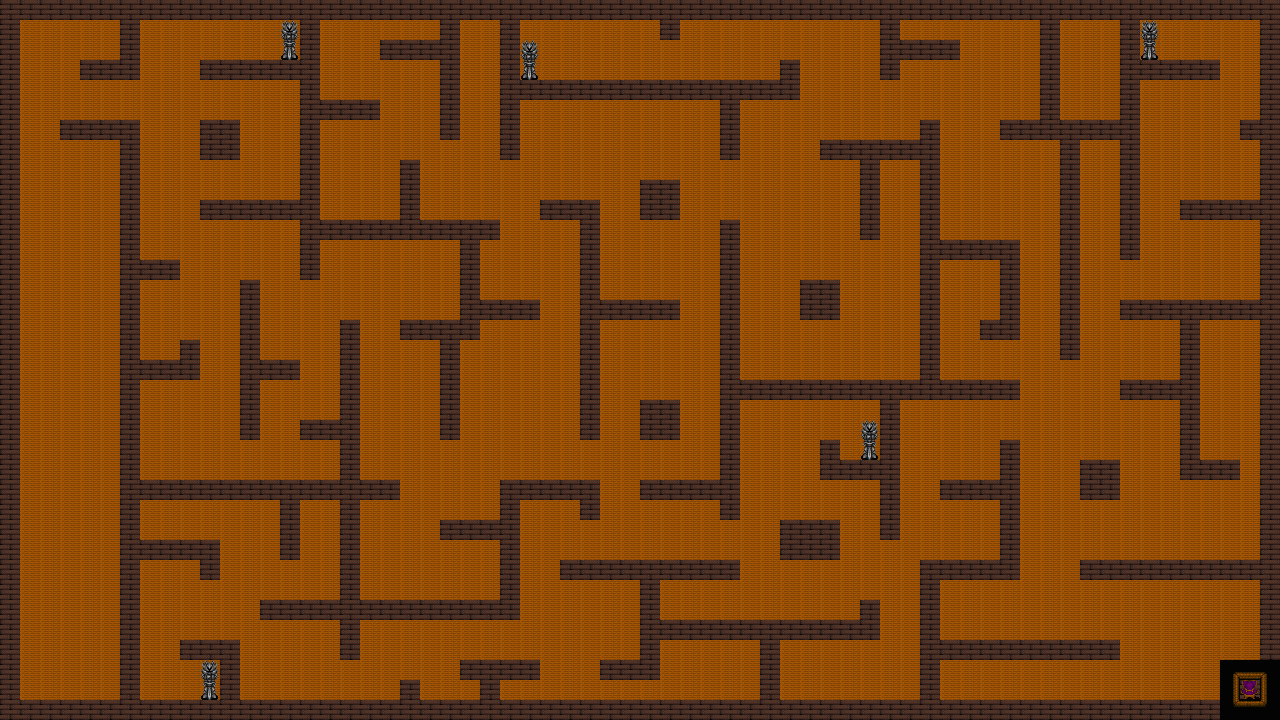

The image is a tile-based game level rendered from a .tmx file. Its description and source (layers, tilesets, objects; grid data summarised) follow:
An orthogonal 64x36 tile map with 20x20 px tiles, 4 tile layers (background, walls, statue, table) and 99 objects (92x collision, 5x statue, point d'apparition, table).

<map version="1.10" tiledversion="1.10.2" orientation="orthogonal" renderorder="right-down" width="64" height="36" tilewidth="20" tileheight="20" infinite="0" nextlayerid="7" nextobjectid="125">
 <tileset firstgid="1" source="viking.tsx" />
 <layer id="1" name="background" width="64" height="36">
  <data>[2304 cells, 2304 non-empty, 1 distinct tile ids]</data>
 </layer>
 <layer id="3" name="walls" width="64" height="36">
  <data>[2304 cells, 2268 non-empty, 4 distinct tile ids]</data>
 </layer>
 <layer id="4" name="statue" width="64" height="36">
  <data>[2304 cells, 10 non-empty, 2 distinct tile ids]</data>
 </layer>
 <layer id="5" name="table" width="64" height="36">
  <data>[2304 cells, 9 non-empty, 9 distinct tile ids]</data>
 </layer>
 <objectgroup id="6" name="objects">
  <object id="1" name="point d'apparition" x="68.6667" y="647.333">
   <point />
  </object>
  <object id="3" type="collision" x="0" y="-0.5" width="19.5" height="720" />
  <object id="7" type="collision" x="0" y="-1" width="1282" height="20" />
  <object id="9" type="collision" x="1260.5" y="18.75" width="19" height="683" />
  <object id="10" type="collision" x="1120.25" y="19.25" width="20" height="240" />
  <object id="11" type="collision" x="1040.5" y="19.75" width="19.25" height="101.25" />
  <object id="12" type="collision" x="1000" y="119.75" width="120.25" height="19.75" />
  <object id="13" type="collision" x="1060.5" y="138.75" width="19" height="221.125" />
  <object id="14" type="collision" x="1140" y="60.25" width="79.75" height="19" />
  <object id="15" type="collision" x="1240" y="119" width="20.75" height="21" />
  <object id="16" type="collision" x="1180" y="200.25" width="80.5" height="19.5" />
  <object id="17" type="collision" x="1120.25" y="300.114" width="140.5" height="19.8864" />
  <object id="18" type="collision" x="1180" y="317.157" width="19.875" height="164.937" />
  <object id="19" type="collision" x="1199.25" y="460.25" width="40" height="19.5" />
  <object id="20" type="collision" x="1120" y="380" width="59.5" height="20" />
  <object id="21" type="collision" x="1080.25" y="560.25" width="180.5" height="19.5" />
  <object id="22" type="collision" x="20" y="700" width="1259" height="20" />
  <object id="24" type="collision" x="120" y="120" width="20" height="580" />
  <object id="26" type="collision" x="60" y="120" width="60" height="20" />
  <object id="27" type="collision" x="140" y="260" width="40" height="20" />
  <object id="28" type="collision" x="140" y="360" width="60" height="20" />
  <object id="29" type="collision" x="180" y="340" width="20" height="20" />
  <object id="30" type="collision" x="240" y="280" width="20" height="160" />
  <object id="31" type="collision" x="260" y="360" width="40" height="20" />
  <object id="32" type="collision" x="140" y="480" width="260" height="20" />
  <object id="33" type="collision" x="340" y="320" width="20" height="340" />
  <object id="34" type="collision" x="300" y="420" width="40" height="20" />
  <object id="35" type="collision" x="280" y="500" width="20" height="60" />
  <object id="36" type="collision" x="140" y="540" width="80" height="20" />
  <object id="37" type="collision" x="200" y="560" width="20" height="20" />
  <object id="38" type="collision" x="220" y="640" width="20" height="60" />
  <object id="39" type="collision" x="180" y="640" width="40" height="20" />
  <object id="40" type="collision" x="260" y="600" width="260" height="20" />
  <object id="41" type="collision" x="500" y="480" width="20" height="120" />
  <object id="42" type="collision" x="440" y="520" width="60" height="20" />
  <object id="43" type="collision" x="520" y="480" width="80" height="20" />
  <object id="44" type="collision" x="580" y="500" width="20" height="20" />
  <object id="45" type="collision" x="560" y="560" width="180" height="20" />
  <object id="46" type="collision" x="400" y="680" width="20" height="20" />
  <object id="47" type="collision" x="480" y="680" width="20" height="20" />
  <object id="48" type="collision" x="460" y="660" width="80" height="20" />
  <object id="49" type="collision" x="600" y="660" width="60" height="20" />
  <object id="50" type="collision" x="640" y="580" width="20" height="80" />
  <object id="51" type="collision" x="660" y="620" width="220" height="20" />
  <object id="52" type="collision" x="860" y="600" width="20" height="20" />
  <object id="53" type="collision" x="760" y="640" width="20" height="60" />
  <object id="54" type="collision" x="920" y="560" width="20" height="140" />
  <object id="55" type="collision" x="940" y="560" width="80" height="20" />
  <object id="56" type="collision" x="1000" y="440" width="20" height="120" />
  <object id="57" type="collision" x="940" y="480" width="60" height="20" />
  <object id="58" type="collision" x="940" y="640" width="180" height="20" />
  <object id="59" type="collision" x="1080" y="460" width="40" height="40" />
  <object id="60" type="collision" x="780" y="520" width="60" height="40" />
  <object id="61" type="collision" x="880" y="400" width="20" height="140" />
  <object id="62" type="collision" x="820" y="460" width="60" height="20" />
  <object id="63" type="collision" x="820" y="440" width="20" height="20" />
  <object id="67" type="collision" x="720" y="220" width="20" height="300" />
  <object id="68" type="collision" x="640" y="480" width="80" height="20" />
  <object id="69" type="collision" x="640" y="400" width="40" height="40" />
  <object id="70" type="collision" x="580" y="220" width="20" height="220" />
  <object id="71" type="collision" x="540" y="200" width="60" height="20" />
  <object id="72" type="collision" x="120" y="20" width="20" height="60" />
  <object id="73" type="collision" x="80" y="60" width="40" height="20" />
  <object id="74" type="collision" x="200" y="120" width="40" height="40" />
  <object id="75" type="collision" x="200" y="60" width="100" height="20" />
  <object id="76" type="collision" x="300" y="20" width="20" height="260" />
  <object id="77" type="collision" x="320" y="100" width="60" height="20" />
  <object id="78" type="collision" x="200" y="200" width="100" height="20" />
  <object id="79" type="collision" x="320" y="220" width="180" height="20" />
  <object id="80" type="collision" x="400" y="160" width="20" height="60" />
  <object id="81" type="collision" x="440" y="20" width="20" height="120" />
  <object id="82" type="collision" x="380" y="40" width="60" height="20" />
  <object id="83" type="collision" x="440" y="320" width="20" height="120" />
  <object id="84" type="collision" x="400" y="320" width="40" height="20" />
  <object id="86" type="collision" x="460" y="240" width="20" height="100" />
  <object id="87" type="collision" x="500" y="20" width="20" height="140" />
  <object id="88" type="collision" x="520" y="80" width="280" height="20" />
  <object id="89" type="collision" x="780" y="60" width="20" height="20" />
  <object id="90" type="collision" x="660" y="20" width="20" height="20" />
  <object id="91" type="collision" x="880" y="20" width="20" height="60" />
  <object id="92" type="collision" x="900" y="40" width="60" height="20" />
  <object id="93" type="collision" x="720" y="100" width="20" height="60" />
  <object id="94" type="collision" x="640" y="180" width="40" height="40" />
  <object id="95" type="collision" x="600" y="300" width="80" height="20" />
  <object id="96" type="collision" x="480" y="300" width="60" height="20" />
  <object id="97" type="collision" x="800" y="280" width="40" height="40" />
  <object id="98" type="collision" x="740" y="380" width="280" height="20" />
  </objectgroup>
</map>
<!-- 12 of 99 objects omitted -->
